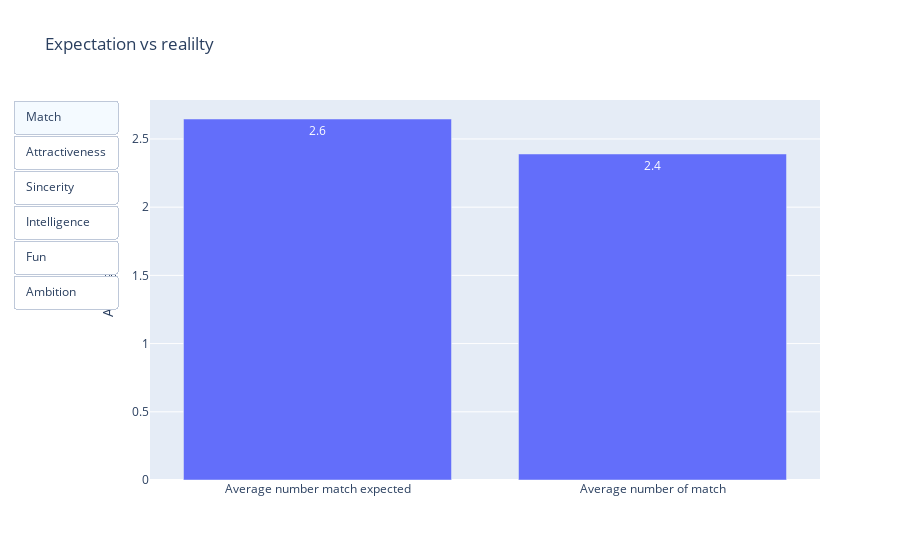

The cell this chart's notebook holds for it:
### Markdown cell above
The correlation analysis indicates that while the impact of sharing the same race and having correlated interests is minimal in achieving a match, the rating of shared interests plays a significantly more crucial role. Therefore, perceived shared interests are more important in forming a match than a shared racial background. Additionally, the int_corr column does not seem to fully capture the true correlation of shared interests in its entirety.

### Code cell
Average_Match_Expected = df_Grouped_By_iid_clean["match_es"].mean()
Average_Match = df_Grouped_By_iid_Sum_clean["match"].mean()

Average_self_assessment_attr = df_Grouped_By_iid_clean["attr3_1"].mean()
Average_expected_rating_attr = df_Grouped_By_iid_clean["attr5_1"].mean()
Average_rating_by_partners_attr = df_Grouped_By_iid_clean["attr_o"].mean()

Average_self_assessment_sinc = df_Grouped_By_iid_clean["sinc3_1"].mean()
Average_expected_rating_sinc = df_Grouped_By_iid_clean["sinc5_1"].mean()
Average_rating_by_partners_sinc = df_Grouped_By_iid_clean["sinc_o"].mean()

Average_self_assessment_intel = df_Grouped_By_iid_clean["intel3_1"].mean()
Average_expected_rating_intel = df_Grouped_By_iid_clean["intel5_1"].mean()
Average_rating_by_partners_intel = df_Grouped_By_iid_clean["intel_o"].mean()

Average_self_assessment_fun = df_Grouped_By_iid_clean["fun3_1"].mean()
Average_expected_rating_fun = df_Grouped_By_iid_clean["fun5_1"].mean()
Average_rating_by_partners_fun = df_Grouped_By_iid_clean["fun_o"].mean()

Average_self_assessment_amb = df_Grouped_By_iid_clean["amb3_1"].mean()
Average_expected_rating_amb = df_Grouped_By_iid_clean["amb5_1"].mean()
Average_rating_by_partners_amb = df_Grouped_By_iid_clean["amb_o"].mean()

fig = go.Figure()
fig.add_trace(go.Bar(
    x=["Average number match expected", "Average number of match"],
    y=[Average_Match_Expected, Average_Match],
    text=[f'{Average_Match_Expected:.1f}', f'{Average_Match:.1f}'],
    textposition='auto',
    name='Comparison of expectation and realilty'
))


fig.add_trace(go.Bar(
    x=["Self-Assessment", "Average expected rating", "Average Partner’s Rating"],
    y=[Average_self_assessment_attr, Average_expected_rating_attr, Average_rating_by_partners_attr],
    text=[f'{Average_self_assessment_attr:.1f}', f'{Average_expected_rating_attr:.1f}', f'{Average_rating_by_partners_attr:.1f}'],
    textposition='auto',
    name='Comparison of expectation and realilty',
    visible= False
))

fig.add_trace(go.Bar(
    x=["Self-Assessment", "Average expected rating", "Average Partner’s Rating"],
    y=[Average_self_assessment_sinc, Average_expected_rating_sinc, Average_rating_by_partners_sinc],
    text=[f'{Average_self_assessment_sinc:.1f}', f'{Average_expected_rating_sinc:.1f}', f'{Average_rating_by_partners_sinc:.1f}'],
    textposition='auto',
    name='Comparison of expectation and realilty',
    visible= False
))

fig.add_trace(go.Bar(
    x=["Self-Assessment", "Average expected rating", "Average Partner’s Rating"],
    y=[Average_self_assessment_intel, Average_expected_rating_intel, Average_rating_by_partners_intel],
    text=[f'{Average_self_assessment_intel:.1f}', f'{Average_expected_rating_intel:.1f}', f'{Average_rating_by_partners_intel:.1f}'],
    textposition='auto',
    name='Comparison of expectation and realilty',
    visible= False
))

fig.add_trace(go.Bar(
    x=["Self-Assessment", "Average expected rating", "Average Partner’s Rating"],
    y=[Average_self_assessment_fun, Average_expected_rating_fun, Average_rating_by_partners_fun],
    text=[f'{Average_self_assessment_fun:.1f}', f'{Average_expected_rating_fun:.1f}', f'{Average_rating_by_partners_fun:.1f}'],
    textposition='auto',
    name='Comparison of expectation and realilty',
    visible= False
))

fig.add_trace(go.Bar(
    x=["Self-Assessment", "Average expected rating", "Average Partner’s Rating"],
    y=[Average_self_assessment_amb, Average_expected_rating_amb, Average_rating_by_partners_amb],
    text=[f'{Average_self_assessment_amb:.1f}', f'{Average_expected_rating_amb:.1f}', f'{Average_rating_by_partners_amb:.1f}'],
    textposition='auto',
    name='Comparison of expectation and realilty',
    visible= False
))


fig.update_layout(
    showlegend=False,
    title='Expectation vs realilty',
    yaxis_title='Average',

    updatemenus=[
        dict(
            type="buttons",
            direction="down",
            buttons=list([
                dict(
                    args=["visible", [True,False,False,False,False,False]],
                    label="Match",
                    method="restyle"
                ),
                dict(
                    args=["visible", [False,True,False,False,False,False]],
                    label="Attractiveness",
                    method="restyle"
                ),
                dict(
                    args=["visible", [False,False,True,False,False,False]],
                    label="Sincerity",
                    method="restyle"
                ),
                dict(
                    args=["visible", [False,False,False,True,False,False]],
                    label="Intelligence",
                    method="restyle"
                ),
                dict(
                    args=["visible", [False,False,False,False,True,False]],
                    label="Fun",
                    method="restyle"
                ),
                dict(
                    args=["visible", [False,False,False,False,False,True]],
                    label="Ambition",
                    method="restyle"
                )
            ]),
        )
    ]
)


fig.show()

### Figure 1 — Plotly figure (JSON) as saved in the notebook; plotly's stock layout.template omitted (floating-point values rounded to 4 significant figures)
{"data": [{"name": "Comparison of expectation and realilty", "text": ["2.6", "2.4"], "textposition": "auto", "type": "bar", "x": ["Average number match expected", "Average number of match"], "y": [2.646, 2.39]}, {"name": "Comparison of expectation and realilty", "text": ["7.0", "7.0", "6.2"], "textposition": "auto", "type": "bar", "visible": false, "x": ["Self-Assessment", "Average expected rating", "Average Partner’s Rating"], "y": [7.034, 6.978, 6.195]}, {"name": "Comparison of expectation and realilty", "text": ["8.3", "8.0", "7.2"], "textposition": "auto", "type": "bar", "visible": false, "x": ["Self-Assessment", "Average expected rating", "Average Partner’s Rating"], "y": [8.299, 8.025, 7.222]}, {"name": "Comparison of expectation and realilty", "text": ["8.4", "8.5", "7.4"], "textposition": "auto", "type": "bar", "visible": false, "x": ["Self-Assessment", "Average expected rating", "Average Partner’s Rating"], "y": [8.431, 8.497, 7.381]}, {"name": "Comparison of expectation and realilty", "text": ["7.8", "7.4", "6.4"], "textposition": "auto", "type": "bar", "visible": false, "x": ["Self-Assessment", "Average expected rating", "Average Partner’s Rating"], "y": [7.787, 7.385, 6.432]}, {"name": "Comparison of expectation and realilty", "text": ["7.7", "7.8", "6.8"], "textposition": "auto", "type": "bar", "visible": false, "x": ["Self-Assessment", "Average expected rating", "Average Partner’s Rating"], "y": [7.705, 7.768, 6.8]}], "layout": {"showlegend": false, "title": {"text": "Expectation vs realilty"}, "updatemenus": [{"buttons": [{"args": ["visible", [true, false, false, false, false, false]], "label": "Match", "method": "restyle"}, {"args": ["visible", [false, true, false, false, false, false]], "label": "Attractiveness", "method": "restyle"}, {"args": ["visible", [false, false, true, false, false, false]], "label": "Sincerity", "method": "restyle"}, {"args": ["visible", [false, false, false, true, false, false]], "label": "Intelligence", "method": "restyle"}, {"args": ["visible", [false, false, false, false, true, false]], "label": "Fun", "method": "restyle"}, {"args": ["visible", [false, false, false, false, false, true]], "label": "Ambition", "method": "restyle"}], "direction": "down", "type": "buttons"}], "yaxis": {"title": {"text": "Average"}}}}
